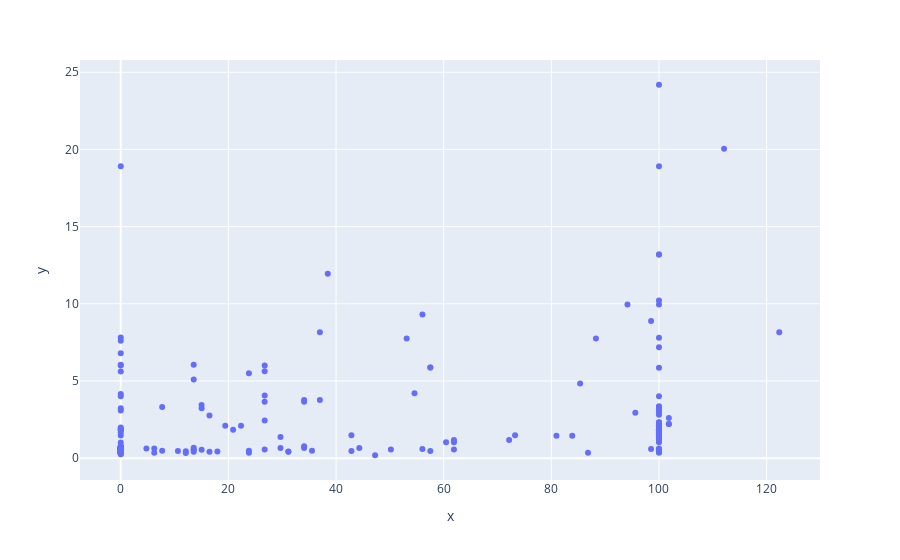

Notebook cell for this chart:
### Code cell
import plotly.express as px
fig = px.scatter(x=abs(df["left"]), y= abs(df["amps"]))
fig.show()

### Figure 1 — Plotly figure (JSON) as saved in the notebook; plotly's stock layout.template omitted (floating-point values rounded to 4 significant figures; data arrays with more than 128 entries replaced by an {"elided": "..."} marker saying what was removed)
{"data": [{"hovertemplate": "x=%{x}<br>y=%{y}<extra></extra>", "legendgroup": "", "marker": {"color": "#636efa", "symbol": "circle"}, "mode": "markers", "name": "", "orientation": "v", "showlegend": false, "type": "scatter", "x": {"elided": "645 float values"}, "xaxis": "x", "y": {"elided": "645 float values"}, "yaxis": "y"}], "layout": {"legend": {"tracegroupgap": 0}, "margin": {"t": 60}, "xaxis": {"anchor": "y", "domain": [0, 1], "title": {"text": "x"}}, "yaxis": {"anchor": "x", "domain": [0, 1], "title": {"text": "y"}}}}
